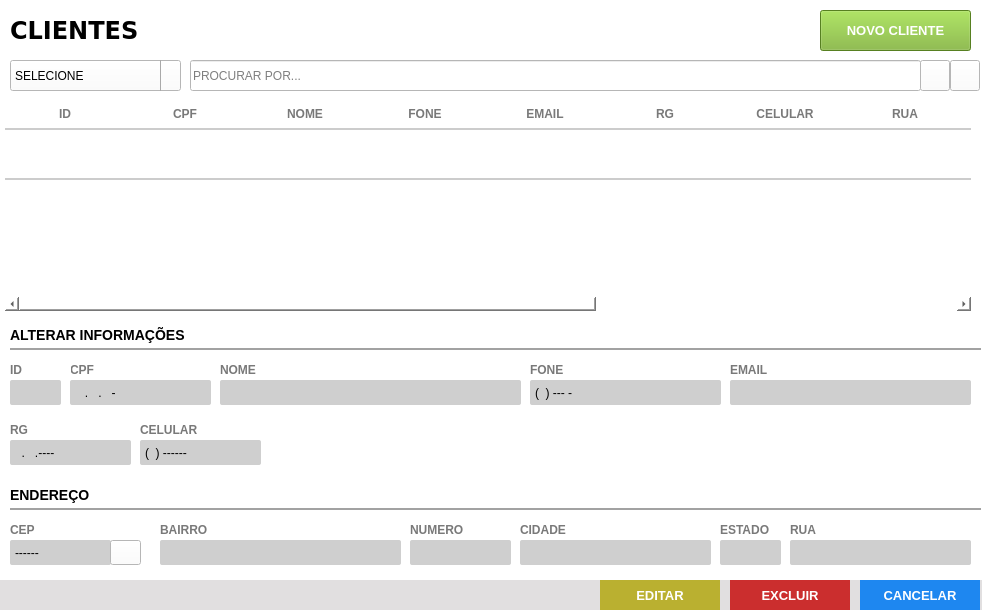
<?xml version="1.0" encoding="UTF-8"?>
<ui version="4.0">
 <class>Frame</class>
 <widget class="QFrame" name="Frame">
  <property name="geometry">
   <rect>
    <x>0</x>
    <y>0</y>
    <width>982</width>
    <height>610</height>
   </rect>
  </property>
  <property name="windowTitle">
   <string>Lista de Clientes</string>
  </property>
  <property name="styleSheet">
   <string notr="true">background: #FFF;</string>
  </property>
  <widget class="QFrame" name="fr_titulo_clientes">
   <property name="geometry">
    <rect>
     <x>0</x>
     <y>0</y>
     <width>981</width>
     <height>60</height>
    </rect>
   </property>
   <property name="styleSheet">
    <string notr="true"/>
   </property>
   <widget class="QLabel" name="lb_tituloClientes_2">
    <property name="geometry">
     <rect>
      <x>10</x>
      <y>15</y>
      <width>200</width>
      <height>30</height>
     </rect>
    </property>
    <property name="font">
     <font>
      <family>DejaVu Sans</family>
      <pointsize>18</pointsize>
      <weight>75</weight>
      <bold>true</bold>
     </font>
    </property>
    <property name="styleSheet">
     <string notr="true">color: rgb(0, 0, 0)</string>
    </property>
    <property name="text">
     <string>CLIENTES</string>
    </property>
   </widget>
   <widget class="QPushButton" name="bt_novo">
    <property name="geometry">
     <rect>
      <x>820</x>
      <y>10</y>
      <width>151</width>
      <height>41</height>
     </rect>
    </property>
    <property name="font">
     <font>
      <family>Tahoma</family>
      <pointsize>10</pointsize>
      <weight>75</weight>
      <bold>true</bold>
     </font>
    </property>
    <property name="cursor">
     <cursorShape>PointingHandCursor</cursorShape>
    </property>
    <property name="focusPolicy">
     <enum>Qt::NoFocus</enum>
    </property>
    <property name="contextMenuPolicy">
     <enum>Qt::ActionsContextMenu</enum>
    </property>
    <property name="styleSheet">
     <string notr="true">QPushButton {
background-color: #7AB32E;
color: #FFF
 }
QPushButton:hover{
background-color: #40a286
}</string>
    </property>
    <property name="text">
     <string>NOVO CLIENTE</string>
    </property>
    <property name="iconSize">
     <size>
      <width>75</width>
      <height>35</height>
     </size>
    </property>
   </widget>
  </widget>
  <widget class="QTableWidget" name="tb_clientes">
   <property name="geometry">
    <rect>
     <x>0</x>
     <y>100</y>
     <width>971</width>
     <height>211</height>
    </rect>
   </property>
   <property name="cursor" stdset="0">
    <cursorShape>PointingHandCursor</cursorShape>
   </property>
   <property name="focusPolicy">
    <enum>Qt::WheelFocus</enum>
   </property>
   <property name="styleSheet">
    <string notr="true">QTableView{
color: #797979;
font-weight: bold;
font-size: 13px;
background: #FFF;
padding: 0 0 0 5px;
}
QHeaderView:section{
background: #FFF;
padding: 5px 0 ;
font-size: 12px;
font-family: &quot;Arial&quot;;
font-weight: bold;
color: #797979;
border: none;
border-bottom: 2px solid #CCC;
text-transform: uppercase
}
QTableView::item {
border-bottom: 2px solid #CCC;
padding: 2px;
}

</string>
   </property>
   <property name="frameShape">
    <enum>QFrame::NoFrame</enum>
   </property>
   <property name="frameShadow">
    <enum>QFrame::Plain</enum>
   </property>
   <property name="autoScrollMargin">
    <number>20</number>
   </property>
   <property name="editTriggers">
    <set>QAbstractItemView::NoEditTriggers</set>
   </property>
   <property name="selectionMode">
    <enum>QAbstractItemView::NoSelection</enum>
   </property>
   <property name="selectionBehavior">
    <enum>QAbstractItemView::SelectRows</enum>
   </property>
   <property name="showGrid">
    <bool>false</bool>
   </property>
   <property name="gridStyle">
    <enum>Qt::NoPen</enum>
   </property>
   <property name="wordWrap">
    <bool>false</bool>
   </property>
   <property name="rowCount">
    <number>1</number>
   </property>
   <attribute name="horizontalHeaderDefaultSectionSize">
    <number>120</number>
   </attribute>
   <attribute name="horizontalHeaderHighlightSections">
    <bool>false</bool>
   </attribute>
   <attribute name="horizontalHeaderStretchLastSection">
    <bool>true</bool>
   </attribute>
   <attribute name="verticalHeaderVisible">
    <bool>false</bool>
   </attribute>
   <attribute name="verticalHeaderMinimumSectionSize">
    <number>20</number>
   </attribute>
   <attribute name="verticalHeaderDefaultSectionSize">
    <number>50</number>
   </attribute>
   <row>
    <property name="text">
     <string>1</string>
    </property>
   </row>
   <column>
    <property name="text">
     <string>ID</string>
    </property>
   </column>
   <column>
    <property name="text">
     <string>CPF</string>
    </property>
   </column>
   <column>
    <property name="text">
     <string>NOME</string>
    </property>
   </column>
   <column>
    <property name="text">
     <string>FONE</string>
    </property>
   </column>
   <column>
    <property name="text">
     <string>EMAIL</string>
    </property>
   </column>
   <column>
    <property name="text">
     <string>RG</string>
    </property>
   </column>
   <column>
    <property name="text">
     <string>CELULAR</string>
    </property>
   </column>
   <column>
    <property name="text">
     <string>RUA</string>
    </property>
   </column>
   <column>
    <property name="text">
     <string>BAIRRO</string>
    </property>
   </column>
   <column>
    <property name="text">
     <string>NUMERO</string>
    </property>
   </column>
   <column>
    <property name="text">
     <string>CIDADE</string>
    </property>
   </column>
   <column>
    <property name="text">
     <string>ESTADO</string>
    </property>
   </column>
   <column>
    <property name="text">
     <string>CEP</string>
    </property>
   </column>
  </widget>
  <widget class="QLabel" name="lb_FormProdutos_6">
   <property name="geometry">
    <rect>
     <x>70</x>
     <y>360</y>
     <width>181</width>
     <height>20</height>
    </rect>
   </property>
   <property name="styleSheet">
    <string notr="true">QLabel{
font-size: 12px;
font-family: &quot;Arial Unicode MS&quot;;
font-weight: bold;
color: #797979
}</string>
   </property>
   <property name="text">
    <string>CPF</string>
   </property>
  </widget>
  <widget class="QLineEdit" name="tx_cpf">
   <property name="geometry">
    <rect>
     <x>70</x>
     <y>380</y>
     <width>141</width>
     <height>25</height>
    </rect>
   </property>
   <property name="focusPolicy">
    <enum>Qt::WheelFocus</enum>
   </property>
   <property name="styleSheet">
    <string notr="true">QLineEdit{
background: #CFCFCF;
border-radius: 2px;
color: #000;
padding-left: 3px;
font: 13px &quot;Arial&quot; 
}
QLineEdit:Focus {
border: 1px solid red;
}</string>
   </property>
   <property name="inputMask">
    <string>###.###.###-##</string>
   </property>
   <property name="placeholderText">
    <string/>
   </property>
  </widget>
  <widget class="QFrame" name="fr_botoes">
   <property name="geometry">
    <rect>
     <x>0</x>
     <y>580</y>
     <width>991</width>
     <height>30</height>
    </rect>
   </property>
   <property name="styleSheet">
    <string notr="true">background:#E1DFE0;
border: none;</string>
   </property>
   <widget class="QPushButton" name="bt_cancelar">
    <property name="geometry">
     <rect>
      <x>860</x>
      <y>0</y>
      <width>120</width>
      <height>30</height>
     </rect>
    </property>
    <property name="font">
     <font>
      <pointsize>10</pointsize>
      <weight>75</weight>
      <bold>true</bold>
     </font>
    </property>
    <property name="cursor">
     <cursorShape>PointingHandCursor</cursorShape>
    </property>
    <property name="focusPolicy">
     <enum>Qt::NoFocus</enum>
    </property>
    <property name="contextMenuPolicy">
     <enum>Qt::ActionsContextMenu</enum>
    </property>
    <property name="styleSheet">
     <string notr="true">QPushButton {
background-color: #1E87F0;
color: #FFF
 }
QPushButton:hover{
background-color: #40a286
}</string>
    </property>
    <property name="text">
     <string>CANCELAR</string>
    </property>
    <property name="iconSize">
     <size>
      <width>75</width>
      <height>35</height>
     </size>
    </property>
   </widget>
   <widget class="QPushButton" name="bt_salvar">
    <property name="geometry">
     <rect>
      <x>600</x>
      <y>0</y>
      <width>120</width>
      <height>30</height>
     </rect>
    </property>
    <property name="font">
     <font>
      <family>Tahoma</family>
      <pointsize>10</pointsize>
      <weight>75</weight>
      <bold>true</bold>
     </font>
    </property>
    <property name="cursor">
     <cursorShape>PointingHandCursor</cursorShape>
    </property>
    <property name="focusPolicy">
     <enum>Qt::NoFocus</enum>
    </property>
    <property name="contextMenuPolicy">
     <enum>Qt::ActionsContextMenu</enum>
    </property>
    <property name="styleSheet">
     <string notr="true">QPushButton {
	background-color: rgb(186, 176, 48);
color: #FFF
 }
QPushButton:hover{
	background-color: rgb(217, 202, 49);
}</string>
    </property>
    <property name="text">
     <string>EDITAR</string>
    </property>
    <property name="iconSize">
     <size>
      <width>75</width>
      <height>35</height>
     </size>
    </property>
   </widget>
   <widget class="QPushButton" name="bt_excluir">
    <property name="geometry">
     <rect>
      <x>730</x>
      <y>0</y>
      <width>120</width>
      <height>30</height>
     </rect>
    </property>
    <property name="font">
     <font>
      <family>Tahoma</family>
      <pointsize>10</pointsize>
      <weight>75</weight>
      <bold>true</bold>
     </font>
    </property>
    <property name="cursor">
     <cursorShape>PointingHandCursor</cursorShape>
    </property>
    <property name="focusPolicy">
     <enum>Qt::NoFocus</enum>
    </property>
    <property name="contextMenuPolicy">
     <enum>Qt::ActionsContextMenu</enum>
    </property>
    <property name="styleSheet">
     <string notr="true">QPushButton {
	background-color: rgb(203, 46, 46);
color: #FFF
 }
QPushButton:hover{
	background-color: rgb(253, 99, 99);
}</string>
    </property>
    <property name="text">
     <string>EXCLUIR</string>
    </property>
    <property name="iconSize">
     <size>
      <width>75</width>
      <height>35</height>
     </size>
    </property>
   </widget>
  </widget>
  <widget class="QLineEdit" name="tx_id">
   <property name="geometry">
    <rect>
     <x>10</x>
     <y>380</y>
     <width>51</width>
     <height>25</height>
    </rect>
   </property>
   <property name="focusPolicy">
    <enum>Qt::WheelFocus</enum>
   </property>
   <property name="styleSheet">
    <string notr="true">QLineEdit{
background: #CFCFCF;
border-radius: 2px;
color: #000;
padding-left: 3px;
font: 13px &quot;Arial&quot; 
}
QLineEdit:Focus {
border: 1px solid red;
}</string>
   </property>
   <property name="inputMask">
    <string/>
   </property>
   <property name="text">
    <string/>
   </property>
   <property name="placeholderText">
    <string/>
   </property>
  </widget>
  <widget class="QLabel" name="lb_FormProdutos_7">
   <property name="geometry">
    <rect>
     <x>10</x>
     <y>360</y>
     <width>61</width>
     <height>20</height>
    </rect>
   </property>
   <property name="styleSheet">
    <string notr="true">QLabel{
font-size: 12px;
font-family: &quot;Arial Unicode MS&quot;;
font-weight: bold;
color: #797979
}</string>
   </property>
   <property name="text">
    <string>ID</string>
   </property>
  </widget>
  <widget class="QLabel" name="lb_FormProdutos_8">
   <property name="geometry">
    <rect>
     <x>220</x>
     <y>360</y>
     <width>111</width>
     <height>20</height>
    </rect>
   </property>
   <property name="styleSheet">
    <string notr="true">QLabel{
font-size: 12px;
font-family: &quot;Arial Unicode MS&quot;;
font-weight: bold;
color: #797979
}</string>
   </property>
   <property name="text">
    <string>NOME </string>
   </property>
  </widget>
  <widget class="QLineEdit" name="tx_nome">
   <property name="geometry">
    <rect>
     <x>220</x>
     <y>380</y>
     <width>301</width>
     <height>25</height>
    </rect>
   </property>
   <property name="focusPolicy">
    <enum>Qt::WheelFocus</enum>
   </property>
   <property name="styleSheet">
    <string notr="true">QLineEdit{
background: #CFCFCF;
border-radius: 2px;
color: #000;
padding-left: 3px;
font: 13px &quot;Arial&quot; 
}
QLineEdit:Focus {
border: 1px solid red;
}</string>
   </property>
   <property name="inputMask">
    <string/>
   </property>
   <property name="text">
    <string/>
   </property>
   <property name="placeholderText">
    <string/>
   </property>
  </widget>
  <widget class="QLineEdit" name="tx_rg">
   <property name="geometry">
    <rect>
     <x>10</x>
     <y>440</y>
     <width>121</width>
     <height>25</height>
    </rect>
   </property>
   <property name="focusPolicy">
    <enum>Qt::WheelFocus</enum>
   </property>
   <property name="styleSheet">
    <string notr="true">QLineEdit{
background: #CFCFCF;
border-radius: 2px;
color: #000;
padding-left: 3px;
font: 13px &quot;Arial&quot; 
}
QLineEdit:Focus {
border: 1px solid red;
}</string>
   </property>
   <property name="inputMask">
    <string>##.###.###-#</string>
   </property>
   <property name="text">
    <string>..---</string>
   </property>
   <property name="placeholderText">
    <string/>
   </property>
  </widget>
  <widget class="QLabel" name="lb_FormProdutos_9">
   <property name="geometry">
    <rect>
     <x>10</x>
     <y>420</y>
     <width>131</width>
     <height>20</height>
    </rect>
   </property>
   <property name="styleSheet">
    <string notr="true">QLabel{
font-size: 12px;
font-family: &quot;Arial Unicode MS&quot;;
font-weight: bold;
color: #797979
}</string>
   </property>
   <property name="text">
    <string>RG</string>
   </property>
  </widget>
  <widget class="QLabel" name="lb_FormProdutos_10">
   <property name="geometry">
    <rect>
     <x>730</x>
     <y>360</y>
     <width>111</width>
     <height>20</height>
    </rect>
   </property>
   <property name="styleSheet">
    <string notr="true">QLabel{
font-size: 12px;
font-family: &quot;Arial Unicode MS&quot;;
font-weight: bold;
color: #797979
}</string>
   </property>
   <property name="text">
    <string>EMAIL</string>
   </property>
  </widget>
  <widget class="QLineEdit" name="tx_email">
   <property name="geometry">
    <rect>
     <x>730</x>
     <y>380</y>
     <width>241</width>
     <height>25</height>
    </rect>
   </property>
   <property name="focusPolicy">
    <enum>Qt::WheelFocus</enum>
   </property>
   <property name="styleSheet">
    <string notr="true">QLineEdit{
background: #CFCFCF;
border-radius: 2px;
color: #000;
padding-left: 3px;
font: 13px &quot;Arial&quot; 
}
QLineEdit:Focus {
border: 1px solid red;
}</string>
   </property>
   <property name="inputMask">
    <string/>
   </property>
   <property name="text">
    <string/>
   </property>
   <property name="placeholderText">
    <string/>
   </property>
  </widget>
  <widget class="QLabel" name="lb_FormProdutos_11">
   <property name="geometry">
    <rect>
     <x>140</x>
     <y>420</y>
     <width>111</width>
     <height>20</height>
    </rect>
   </property>
   <property name="styleSheet">
    <string notr="true">QLabel{
font-size: 12px;
font-family: &quot;Arial Unicode MS&quot;;
font-weight: bold;
color: #797979
}</string>
   </property>
   <property name="text">
    <string>CELULAR</string>
   </property>
  </widget>
  <widget class="QLineEdit" name="tx_celular">
   <property name="geometry">
    <rect>
     <x>140</x>
     <y>440</y>
     <width>121</width>
     <height>25</height>
    </rect>
   </property>
   <property name="focusPolicy">
    <enum>Qt::WheelFocus</enum>
   </property>
   <property name="styleSheet">
    <string notr="true">QLineEdit{
background: #CFCFCF;
border-radius: 2px;
color: #000;
padding-left: 3px;
font: 13px &quot;Arial&quot; 
}
QLineEdit:Focus {
border: 1px solid red;
}</string>
   </property>
   <property name="inputMask">
    <string>(##) #####-####</string>
   </property>
   <property name="text">
    <string>() ------</string>
   </property>
   <property name="placeholderText">
    <string/>
   </property>
  </widget>
  <widget class="QLabel" name="lb_FormProdutos_12">
   <property name="geometry">
    <rect>
     <x>530</x>
     <y>360</y>
     <width>111</width>
     <height>20</height>
    </rect>
   </property>
   <property name="styleSheet">
    <string notr="true">QLabel{
font-size: 12px;
font-family: &quot;Arial Unicode MS&quot;;
font-weight: bold;
color: #797979
}</string>
   </property>
   <property name="text">
    <string>FONE</string>
   </property>
  </widget>
  <widget class="QLineEdit" name="tx_fone">
   <property name="geometry">
    <rect>
     <x>530</x>
     <y>380</y>
     <width>191</width>
     <height>25</height>
    </rect>
   </property>
   <property name="focusPolicy">
    <enum>Qt::WheelFocus</enum>
   </property>
   <property name="styleSheet">
    <string notr="true">QLineEdit{
background: #CFCFCF;
border-radius: 2px;
color: #000;
padding-left: 3px;
font: 13px &quot;Arial&quot; 
}
QLineEdit:Focus {
border: 1px solid red;
}</string>
   </property>
   <property name="inputMask">
    <string>(##) ####-####</string>
   </property>
   <property name="text">
    <string>() ---</string>
   </property>
   <property name="placeholderText">
    <string/>
   </property>
  </widget>
  <widget class="QLabel" name="lb_FormProdutos">
   <property name="geometry">
    <rect>
     <x>10</x>
     <y>480</y>
     <width>971</width>
     <height>30</height>
    </rect>
   </property>
   <property name="styleSheet">
    <string notr="true">QLabel{
font-size: 14px;
font-family: &quot;Arial&quot;;
font-weight: bold;

border-bottom: 2px solid #A2A2A2
}</string>
   </property>
   <property name="text">
    <string>ENDEREÇO</string>
   </property>
  </widget>
  <widget class="QLabel" name="lb_FormProdutos_14">
   <property name="geometry">
    <rect>
     <x>790</x>
     <y>520</y>
     <width>111</width>
     <height>20</height>
    </rect>
   </property>
   <property name="styleSheet">
    <string notr="true">QLabel{
font-size: 12px;
font-family: &quot;Arial Unicode MS&quot;;
font-weight: bold;
color: #797979
}</string>
   </property>
   <property name="text">
    <string>RUA</string>
   </property>
  </widget>
  <widget class="QLineEdit" name="tx_rua">
   <property name="geometry">
    <rect>
     <x>790</x>
     <y>540</y>
     <width>181</width>
     <height>25</height>
    </rect>
   </property>
   <property name="focusPolicy">
    <enum>Qt::WheelFocus</enum>
   </property>
   <property name="styleSheet">
    <string notr="true">QLineEdit{
background: #CFCFCF;
border-radius: 2px;
color: #000;
padding-left: 3px;
font: 13px &quot;Arial&quot; 
}
QLineEdit:Focus {
border: 1px solid red;
}</string>
   </property>
   <property name="inputMask">
    <string/>
   </property>
   <property name="text">
    <string/>
   </property>
   <property name="echoMode">
    <enum>QLineEdit::Normal</enum>
   </property>
   <property name="placeholderText">
    <string/>
   </property>
  </widget>
  <widget class="QLabel" name="lb_FormProdutos_15">
   <property name="geometry">
    <rect>
     <x>160</x>
     <y>520</y>
     <width>111</width>
     <height>20</height>
    </rect>
   </property>
   <property name="styleSheet">
    <string notr="true">QLabel{
font-size: 12px;
font-family: &quot;Arial Unicode MS&quot;;
font-weight: bold;
color: #797979
}</string>
   </property>
   <property name="text">
    <string>BAIRRO</string>
   </property>
  </widget>
  <widget class="QLineEdit" name="tx_bairro">
   <property name="geometry">
    <rect>
     <x>160</x>
     <y>540</y>
     <width>241</width>
     <height>25</height>
    </rect>
   </property>
   <property name="focusPolicy">
    <enum>Qt::WheelFocus</enum>
   </property>
   <property name="styleSheet">
    <string notr="true">QLineEdit{
background: #CFCFCF;
border-radius: 2px;
color: #000;
padding-left: 3px;
font: 13px &quot;Arial&quot; 
}
QLineEdit:Focus {
border: 1px solid red;
}</string>
   </property>
   <property name="inputMask">
    <string/>
   </property>
   <property name="text">
    <string/>
   </property>
   <property name="echoMode">
    <enum>QLineEdit::Normal</enum>
   </property>
   <property name="placeholderText">
    <string/>
   </property>
  </widget>
  <widget class="QLabel" name="lb_FormProdutos_2">
   <property name="geometry">
    <rect>
     <x>10</x>
     <y>320</y>
     <width>971</width>
     <height>30</height>
    </rect>
   </property>
   <property name="styleSheet">
    <string notr="true">QLabel{
font-size: 14px;
font-family: &quot;Arial&quot;;
font-weight: bold;

border-bottom: 2px solid #A2A2A2
}</string>
   </property>
   <property name="text">
    <string>ALTERAR INFORMAÇÕES</string>
   </property>
  </widget>
  <widget class="QLineEdit" name="tx_numero">
   <property name="geometry">
    <rect>
     <x>410</x>
     <y>540</y>
     <width>101</width>
     <height>25</height>
    </rect>
   </property>
   <property name="focusPolicy">
    <enum>Qt::WheelFocus</enum>
   </property>
   <property name="styleSheet">
    <string notr="true">QLineEdit{
background: #CFCFCF;
border-radius: 2px;
color: #000;
padding-left: 3px;
font: 13px &quot;Arial&quot; 
}
QLineEdit:Focus {
border: 1px solid red;
}</string>
   </property>
   <property name="inputMask">
    <string/>
   </property>
   <property name="text">
    <string/>
   </property>
   <property name="echoMode">
    <enum>QLineEdit::Normal</enum>
   </property>
   <property name="placeholderText">
    <string/>
   </property>
  </widget>
  <widget class="QLabel" name="lb_FormProdutos_16">
   <property name="geometry">
    <rect>
     <x>410</x>
     <y>520</y>
     <width>181</width>
     <height>20</height>
    </rect>
   </property>
   <property name="styleSheet">
    <string notr="true">QLabel{
font-size: 12px;
font-family: &quot;Arial Unicode MS&quot;;
font-weight: bold;
color: #797979
}</string>
   </property>
   <property name="text">
    <string>NUMERO</string>
   </property>
  </widget>
  <widget class="QLabel" name="lb_FormProdutos_17">
   <property name="geometry">
    <rect>
     <x>520</x>
     <y>520</y>
     <width>111</width>
     <height>20</height>
    </rect>
   </property>
   <property name="styleSheet">
    <string notr="true">QLabel{
font-size: 12px;
font-family: &quot;Arial Unicode MS&quot;;
font-weight: bold;
color: #797979
}</string>
   </property>
   <property name="text">
    <string>CIDADE</string>
   </property>
  </widget>
  <widget class="QLineEdit" name="tx_cidade">
   <property name="geometry">
    <rect>
     <x>520</x>
     <y>540</y>
     <width>191</width>
     <height>25</height>
    </rect>
   </property>
   <property name="focusPolicy">
    <enum>Qt::WheelFocus</enum>
   </property>
   <property name="styleSheet">
    <string notr="true">QLineEdit{
background: #CFCFCF;
border-radius: 2px;
color: #000;
padding-left: 3px;
font: 13px &quot;Arial&quot; 
}
QLineEdit:Focus {
border: 1px solid red;
}</string>
   </property>
   <property name="inputMask">
    <string/>
   </property>
   <property name="text">
    <string/>
   </property>
   <property name="echoMode">
    <enum>QLineEdit::Normal</enum>
   </property>
   <property name="placeholderText">
    <string/>
   </property>
  </widget>
  <widget class="QLabel" name="lb_FormProdutos_18">
   <property name="geometry">
    <rect>
     <x>720</x>
     <y>520</y>
     <width>61</width>
     <height>20</height>
    </rect>
   </property>
   <property name="styleSheet">
    <string notr="true">QLabel{
font-size: 12px;
font-family: &quot;Arial Unicode MS&quot;;
font-weight: bold;
color: #797979
}</string>
   </property>
   <property name="text">
    <string>ESTADO</string>
   </property>
  </widget>
  <widget class="QLineEdit" name="tx_estado">
   <property name="geometry">
    <rect>
     <x>720</x>
     <y>540</y>
     <width>61</width>
     <height>25</height>
    </rect>
   </property>
   <property name="focusPolicy">
    <enum>Qt::WheelFocus</enum>
   </property>
   <property name="styleSheet">
    <string notr="true">QLineEdit{
background: #CFCFCF;
border-radius: 2px;
color: #000;
padding-left: 3px;
font: 13px &quot;Arial&quot; 
}
QLineEdit:Focus {
border: 1px solid red;
}</string>
   </property>
   <property name="inputMask">
    <string/>
   </property>
   <property name="text">
    <string/>
   </property>
   <property name="echoMode">
    <enum>QLineEdit::Normal</enum>
   </property>
   <property name="placeholderText">
    <string/>
   </property>
  </widget>
  <widget class="QLineEdit" name="tx_cep">
   <property name="geometry">
    <rect>
     <x>10</x>
     <y>540</y>
     <width>101</width>
     <height>25</height>
    </rect>
   </property>
   <property name="focusPolicy">
    <enum>Qt::WheelFocus</enum>
   </property>
   <property name="styleSheet">
    <string notr="true">QLineEdit{
background: #CFCFCF;
border-radius: 2px;
color: #000;
padding-left: 3px;
font: 13px &quot;Arial&quot; 
}
QLineEdit:Focus {
border: 1px solid red;
}</string>
   </property>
   <property name="inputMask">
    <string>#####-###</string>
   </property>
   <property name="text">
    <string>-----</string>
   </property>
   <property name="echoMode">
    <enum>QLineEdit::Normal</enum>
   </property>
   <property name="placeholderText">
    <string/>
   </property>
  </widget>
  <widget class="QLabel" name="lb_FormProdutos_19">
   <property name="geometry">
    <rect>
     <x>10</x>
     <y>520</y>
     <width>141</width>
     <height>20</height>
    </rect>
   </property>
   <property name="styleSheet">
    <string notr="true">QLabel{
font-size: 12px;
font-family: &quot;Arial Unicode MS&quot;;
font-weight: bold;
color: #797979
}</string>
   </property>
   <property name="text">
    <string>CEP</string>
   </property>
  </widget>
  <widget class="QPushButton" name="bt_refresh">
   <property name="geometry">
    <rect>
     <x>950</x>
     <y>60</y>
     <width>30</width>
     <height>31</height>
    </rect>
   </property>
   <property name="font">
    <font>
     <family>Arial</family>
    </font>
   </property>
   <property name="cursor">
    <cursorShape>PointingHandCursor</cursorShape>
   </property>
   <property name="focusPolicy">
    <enum>Qt::NoFocus</enum>
   </property>
   <property name="contextMenuPolicy">
    <enum>Qt::NoContextMenu</enum>
   </property>
   <property name="toolTip">
    <string>ATUALIZAR TABELA</string>
   </property>
   <property name="text">
    <string/>
   </property>
   <property name="icon">
    <iconset>
     <normaloff>../Imagens/refresh.png</normaloff>../Imagens/refresh.png</iconset>
   </property>
  </widget>
  <widget class="QLineEdit" name="tx_busca">
   <property name="geometry">
    <rect>
     <x>190</x>
     <y>60</y>
     <width>731</width>
     <height>31</height>
    </rect>
   </property>
   <property name="font">
    <font>
     <family>Arial</family>
    </font>
   </property>
   <property name="focusPolicy">
    <enum>Qt::ClickFocus</enum>
   </property>
   <property name="styleSheet">
    <string notr="true">QLineEdit {
color: #000
}
</string>
   </property>
   <property name="placeholderText">
    <string>PROCURAR POR...</string>
   </property>
  </widget>
  <widget class="QComboBox" name="cb_clientes">
   <property name="geometry">
    <rect>
     <x>10</x>
     <y>60</y>
     <width>171</width>
     <height>31</height>
    </rect>
   </property>
   <property name="focusPolicy">
    <enum>Qt::StrongFocus</enum>
   </property>
   <property name="styleSheet">
    <string notr="true">QComboBox{
background: #fff;
color: #000;
font: 13px &quot;Arial&quot; ;
text-transform: uppercase
}
QComboBox:Focus {
border: 1px solid red;
}
 QComboBox::drop-down {
     subcontrol-origin: padding;
     subcontrol-position: top right;
     width: 25px;
     border-left-width: 1px;
     border-left-color: darkgray;
     border-left-style: solid; /* just a single line */
     border-top-right-radius: 3px; /* same radius as the QComboBox */
     border-bottom-right-radius: 3px;
 }
QComboBox::down-arrow {
     image: url(&quot;Imagens/down.png&quot;);
 }
</string>
   </property>
   <item>
    <property name="text">
     <string>SELECIONE</string>
    </property>
   </item>
  </widget>
  <widget class="QPushButton" name="bt_busca">
   <property name="geometry">
    <rect>
     <x>920</x>
     <y>60</y>
     <width>30</width>
     <height>31</height>
    </rect>
   </property>
   <property name="font">
    <font>
     <family>Arial</family>
    </font>
   </property>
   <property name="cursor">
    <cursorShape>PointingHandCursor</cursorShape>
   </property>
   <property name="focusPolicy">
    <enum>Qt::NoFocus</enum>
   </property>
   <property name="contextMenuPolicy">
    <enum>Qt::NoContextMenu</enum>
   </property>
   <property name="toolTip">
    <string>BUSCAR</string>
   </property>
   <property name="text">
    <string/>
   </property>
   <property name="icon">
    <iconset>
     <normaloff>../Imagens/search.png</normaloff>../Imagens/search.png</iconset>
   </property>
  </widget>
  <widget class="QPushButton" name="bt_busca_cep">
   <property name="geometry">
    <rect>
     <x>110</x>
     <y>540</y>
     <width>31</width>
     <height>25</height>
    </rect>
   </property>
   <property name="accessibleName">
    <string>BUSCA CEP</string>
   </property>
   <property name="text">
    <string/>
   </property>
   <property name="icon">
    <iconset>
     <normaloff>../../Imagens/search.png</normaloff>../../Imagens/search.png</iconset>
   </property>
  </widget>
 </widget>
 <tabstops>
  <tabstop>tx_id</tabstop>
  <tabstop>tx_cpf</tabstop>
  <tabstop>tx_nome</tabstop>
  <tabstop>tx_fone</tabstop>
  <tabstop>tx_email</tabstop>
  <tabstop>tx_rg</tabstop>
  <tabstop>tx_celular</tabstop>
  <tabstop>tx_cep</tabstop>
  <tabstop>bt_busca_cep</tabstop>
  <tabstop>tx_bairro</tabstop>
  <tabstop>tx_numero</tabstop>
  <tabstop>tx_cidade</tabstop>
  <tabstop>tx_estado</tabstop>
  <tabstop>tx_rua</tabstop>
  <tabstop>tb_clientes</tabstop>
  <tabstop>cb_clientes</tabstop>
 </tabstops>
 <resources/>
 <connections/>
</ui>
